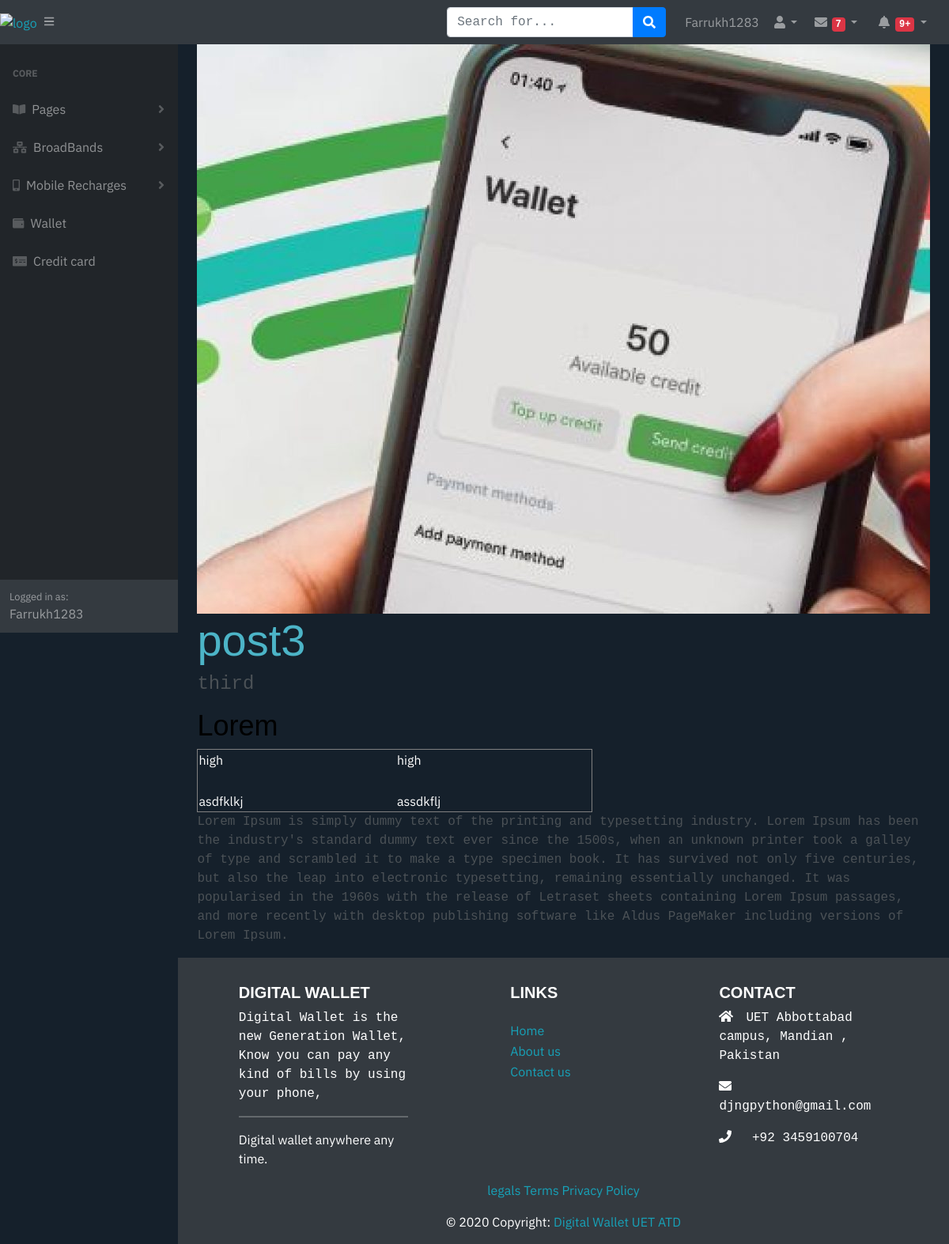
The app's page /post/post3/ (signed in) with its own data.
### portfolio/models.py (models this page shows, shortened)
class Post(models.Model):
    headline = models.CharField(max_length=200)
    sub_headline = models.CharField(max_length=200, null=True, blank=True)
    thumbnail = models.ImageField(null=True, blank=True, upload_to='images', default='placeholder.png')
    body = RichTextUploadingField(null=True, blank=True)
    created = models.DateTimeField(auto_now_add=True)
    active = models.BooleanField(default=False)
    featured = models.BooleanField(default=False)
    tags = models.ManyToManyField(Tag, null=True)
    slug = models.SlugField(null=True, blank=True)

### portfolio/views.py (the view)
# urls.py: path('post/<slug:slug>/', views.post, name="post"),
@login_required(login_url='login')
def post(request,slug):
    post = Post.objects.get(slug=slug)
    context = {'post': post}
    return render(request, 'portfolio/post.html', context)

### portfolio/templates/portfolio/post.html (shortened to what this page needs)
{% extends 'wallet/main.html' %}
{% load static %}
{% block content %}
<div class="main-container">
    <img src="{{post.thumbnail.url}}" alt="thumbnail">
    <h1>{{post.headline}}</h1>
    <h4>{{post.sub_headline|linebreaks}}</h4>
    <p >{{post.body|safe}}</p>
</div>
{% endblock content %}

### wallet/templates/wallet/navbar.html (shortened to what this page needs)
{% load static %}
<nav class="sb-topnav navbar navbar-expand navbar-dark bg-dark">
    <a href="{% url 'home' %}"><img src="{% static 'images/logo.jpg' %}" alt="logo" style="width: 70px; height: 55px;"/> </a>
    <button class="btn btn-link btn-sm order-1 order-lg-0" id="sidebarToggle" href="#"><i class="fas fa-bars"></i></button>
    <form class="d-none d-md-inline-block form-inline ml-auto mr-0 mr-md-3 my-2 my-md-0">
        <div class="input-group">
            <input class="form-control" type="text" placeholder="Search for..." aria-label="Search" aria-describedby="basic-addon2" />
            <div class="input-group-append">
                <button class="btn btn-primary" type="button"><i class="fas fa-search"></i></button>
            </div>
        </div>
    </form>
    <ul class="navbar-nav ml-auto ml-md-0">
       <a class="nav-link" href="{% url 'user_home' %}" >{{request.user}}</a>
    </ul>
    <ul class="navbar-nav ml-auto ml-md-0">
        <li class="nav-item dropdown">
            <a class="nav-link dropdown-toggle" id="userDropdown" href="#" role="button" data-toggle="dropdown" aria-haspopup="true" aria-expanded="false"><i class="fas fa-user fa-fw"></i></a>
        </li>
    </ul>
    <ul class="navbar-nav ml-auto ml-md-0">
        <li class="nav-item dropdown no-arrow mx-1">
            <a class="nav-link dropdown-toggle" href="#" id="messagesDropdown" role="button" data-toggle="dropdown" aria-haspopup="true" aria-expanded="false">
                <i class="fas fa-envelope fa-fw"></i>
                <span class="badge badge-danger">7</span>
            </a>
        </li>
        <li class="nav-item dropdown no-arrow mx-1">
            <a class="nav-link dropdown-toggle" href="#" id="alertsDropdown" role="button" data-toggle="dropdown" aria-haspopup="true" aria-expanded="false">
                <i class="fas fa-bell fa-fw"></i>
                <span class="badge badge-danger">9+</span>
            </a>
        </li>
    </ul>
</nav>
<div id="layoutSidenav">
    <div id="layoutSidenav_nav">
        <nav class="sb-sidenav accordion sb-sidenav-dark" id="sidenavAccordion">
            <div class="sb-sidenav-menu">
                <div class="nav">
                    <div class="sb-sidenav-menu-heading">Core</div>
                    <a class="nav-link collapsed" href="#" data-toggle="collapse" data-target="#collapsePages" aria-expanded="false" aria-controls="collapsePages">
                        <div class="sb-nav-link-icon"><i class="fas fa-book-open"></i></div>
                        Pages
                        <div class="sb-sidenav-collapse-arrow"><i class="fas fa-angle-down"></i></div>
                    </a>
                    <a class="nav-link collapsed" href="#" data-toggle="collapse" data-target="#collapseLayouts" aria-expanded="false" aria-controls="collapseLayouts">
                        <div class="sb-nav-link-icon"><i class="fas fa-network-wired"></i></div>
                        BroadBands
                        <div class="sb-sidenav-collapse-arrow"><i class="fas fa-angle-down"></i></div>
                    </a>
                    <a class="nav-link collapsed" href="#" data-toggle="collapse" data-target="#collapseLayouts-1" aria-expanded="false" aria-controls="collapseLayouts">
                        <div class="sb-nav-link-icon"><i class="fas fa-mobile-alt"></i></div>
                        Mobile Recharges
                        <div class="sb-sidenav-collapse-arrow"><i class="fas fa-angle-down"></i></div>
                    </a>
                    <a class="nav-link" href="#">
                        <div class="sb-nav-link-icon"><i class="fas fa-wallet"></i></div>
                        Wallet
                    </a>
                    <a class="nav-link" href="#">
                        <div class="sb-nav-link-icon"><i class="fas fa-money-check-alt"></i></div>
                        Credit card
                    </a>
                </div>
            </div>
            <div class="sb-sidenav-footer">
                <div class="small">Logged in as:</div>
                {{request.user}}
            </div>
        </nav>
    </div>
</div>

### static/css/main_css.css (style rules this page uses)
* { font-family: 'IBM Plex Sans', sans-serif; }

### static/css/default.css (style rules this page uses)
:root { --mainColor:#eaeaea; --secondaryColor:#fff; --borderColor:#c1c1c1; --mainText:black; --secondaryText:#4b5156; --themeDotBorder:#24292e; --previewBg:rgb(251, 249, 243); --previewShadow:#f0ead6; --buttonColor:black; }
html, body { padding: 0; margin: 0; scroll-behavior: smooth; }
body * { transition: 0.3s; }
h1, h2, h3, h4, h5, h6, strong { color: var(--mainText); font-family: 'Russo One', sans-serif; font-weight: 500; }
p, li, span, label, input, textarea { color: var(--secondaryText); font-family: 'Roboto Mono', monospace; }
a { text-decoration: none; color:#17a2b8; }
ul { list-style: none; }
h1 { font-size: 56px; }
h2 { font-size: 36px; }
h4 { font-size: 24px; }
.main-container { width: 1200px; margin: 0 auto; }
@media screen and (max-width: 1200px) { .main-container { width: 95%; } }

### portfolio/templates/portfolio/post.html (style rules this page uses)
img { width: 100%; object-fit: cover; height: 90vh; }
body { background-color: #15202B; }
h1 { color: #4cb4c7; }
.main-container { color: #FFFFFF; }

### records on screen
Post: thumbnail (picture), headline "post3", sub_headline "third", body "Lorem high high asdfklkj assdkflj Lorem Ipsum is simply dummy text of the printing and typesetting industry. Lorem Ipsum has been the industry's standard dummy text ever since the 1500s, when an unknown printer took a galley of type and scrambled it to make a type specimen book. It has survived not only five centuries, but also the leap into electronic typesetting, remaining essentially unchanged. It was popularised in the 1960s with the release of Letraset sheets containing Lorem Ipsum passages, and more recently with desktop publishing software like Aldus PageMaker including versions of Lorem Ipsum."

### other values on screen
{{ request.user }} "Farrukh1283"
